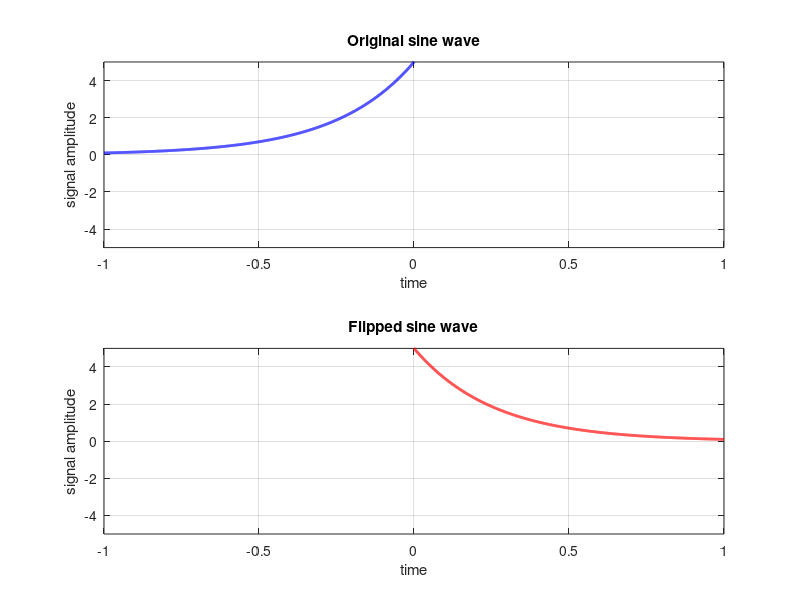

Write the MATLAB code that produced this figure.
n=-1:1/2000:1;
x1=5*exp(5*n*pi/4);
subplot(2,1,1);
plot(n,x1, 'b', 'linewidth',2);
axis([-1 1 -5 5]);
xlabel('time');
ylabel('signal amplitude');
title('Original sine wave');
grid;
subplot(2,1,2);
plot(-n,x1, 'r', 'linewidth',2);
axis([-1 1 -5 5]);
xlabel('time');
ylabel('signal amplitude');
title('Flipped sine wave');
grid;